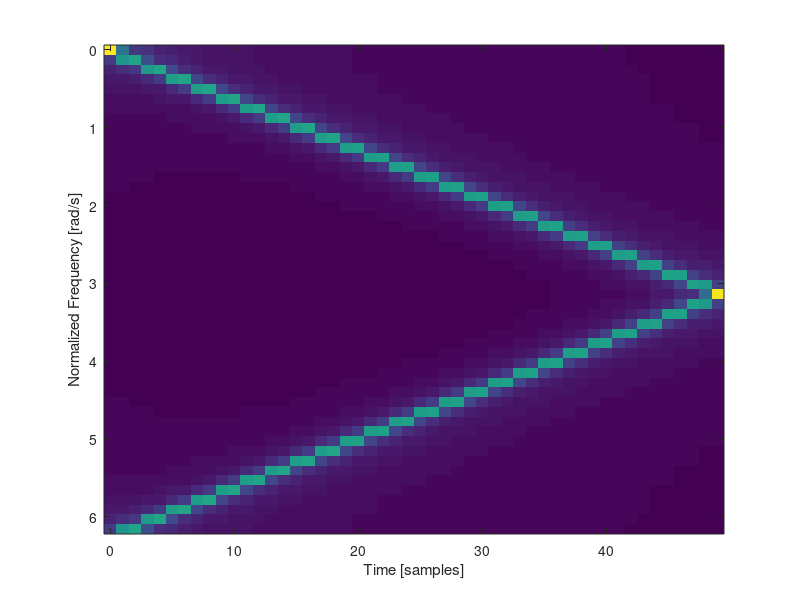

Write MATLAB code to recreate this figure.
n = 0:1:2500;
W = 50;
xn = cos((2*pi*n.*n)/(10000));
M = floor(length(xn)/W);
STFT = zeros(W, M);
for m = 1:M
    wn = [zeros(1,(m-1)*W) ones(1,W) zeros(1,length(xn)-m*W)];
    xn_ex = xn.*wn;
    xn_ex_sample = xn_ex((m-1)*W+1:m*W);
    xn_ex_DFT = fft(xn_ex_sample);
    STFT(:,m) = xn_ex_DFT;
end
imagesc(0:(M-1), 2*pi*(0:(W-1))/W, abs(STFT));
xlabel('Time [samples]');
ylabel('Normalized Frequency [rad/s]');